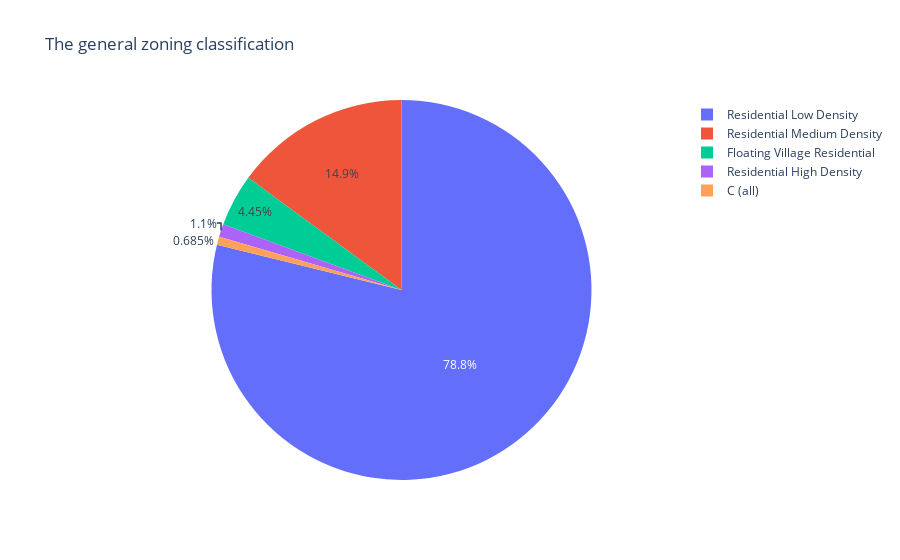

Source (notebook cell):
### Markdown cell above
## Visualizaciones
Para conocer la distribución de la zonas donde se encuentran las casas de la base de datos, podemos ver que la mayoría estan en zonas residenciales de densidad bajas, seguidas de la densidad media

### Code cell
MSZoning_keys = {'A' : 'Agriculture', 'C' : 'Commercial','FV' : 'Floating Village Residential', 'I' : 'Industrial', 'RH' : 'Residential High Density',\
                 'RL' : 'Residential Low Density', 'RP' : 'Residential Low Density Park', 'RM' : 'Residential Medium Density' }

df = data_cle.groupby(data_cle['MSZoning']).agg('count')
fig = px.pie(df, values='Id' ,names = df.index, title='The general zoning classification')

#fig.update_traces(textposition='inside', textinfo='percent+label')
fig.show()

### Figure 1 — Plotly figure (JSON) as saved in the notebook; plotly's stock layout.template omitted (floating-point values rounded to 4 significant figures)
{"data": [{"domain": {"x": [0, 1], "y": [0, 1]}, "hovertemplate": "MSZoning=%{label}<br>Id=%{value}<extra></extra>", "labels": ["C (all)", "Floating Village Residential", "Residential High Density", "Residential Low Density", "Residential Medium Density"], "legendgroup": "", "name": "", "showlegend": true, "type": "pie", "values": [10, 65, 16, 1151, 218]}], "layout": {"autosize": true, "legend": {"tracegroupgap": 0}, "title": {"text": "The general zoning classification"}}}
